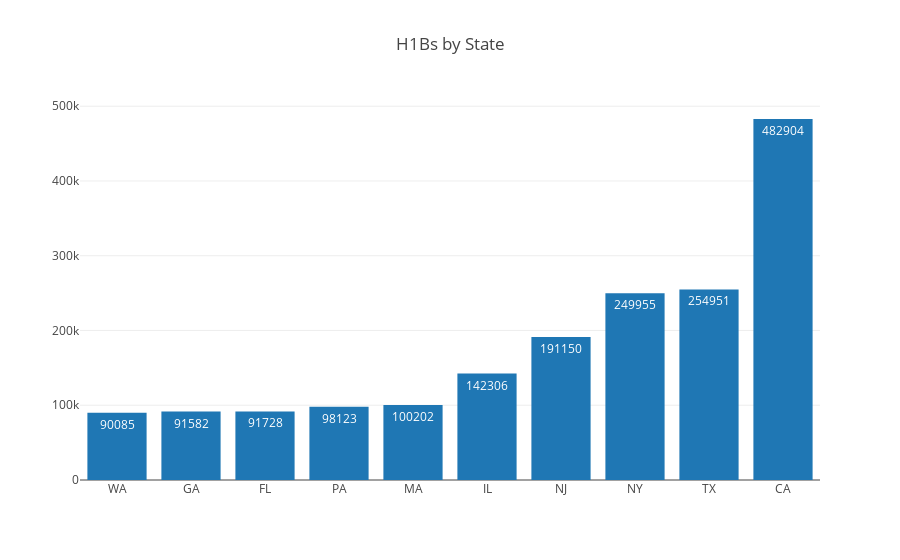

This figure's notebook cell:
### Markdown cell above
Let's narrow down and look at the top 10 states. This can be done by simply adjusting the indexing of X and Y.

### Code cell
# Top 10 states 
X = states_frame[['code']].values.flatten()[-10:]
Y = states_frame[['count']].values.flatten()[-10:]
trace_states = go.Bar(x=X, 
                    y=Y, 
                    name="State", 
                    text=Y, 
                    textposition = 'auto')

data = [trace_states]
layout = go.Layout(
    title="H1Bs by State",
    barmode='stack'  
)
fig = go.Figure(
    data=data, 
    layout=layout
)
iplot(fig, 
      filename='stacked-bar', 
)

### Figure 1 — Plotly figure (JSON) as saved in the notebook; plotly's stock layout.template omitted (floating-point values rounded to 4 significant figures)
{"data": [{"name": "State", "text": [90085, 91582, 91728, 98123, 100202, 142306, 191150, 249955, 254951, 482904], "textposition": "auto", "type": "bar", "x": ["WA", "GA", "FL", "PA", "MA", "IL", "NJ", "NY", "TX", "CA"], "y": [90085, 91582, 91728, 98123, 100202, 142306, 191150, 249955, 254951, 482904]}], "layout": {"barmode": "stack", "title": "H1Bs by State"}}
